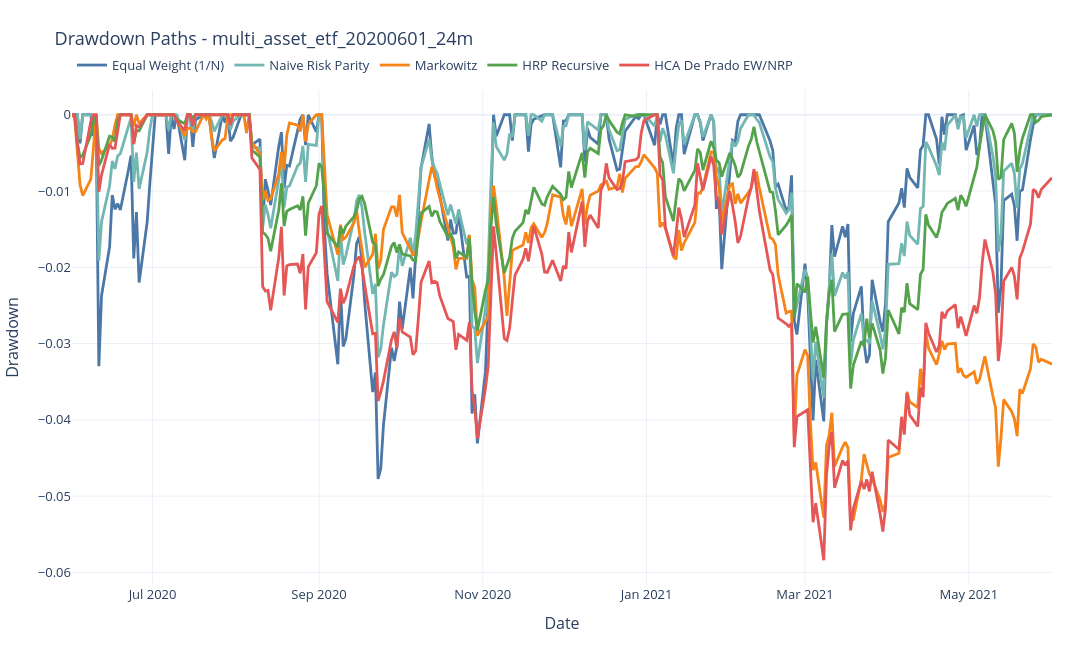

Notebook code cell kept with this figure:
### Markdown cell above
## Figure 2 - Drawdown Series

This figure answers: which methods crash harder, and which ones recover more smoothly after losses?

### Code cell
fig_dd = go.Figure()

for method in METHOD_ORDER:
    path = RUNS_DIR / RUN_ID / "backtests" / method / "drawdown_series.csv"
    if not path.exists():
        continue
    series = pd.read_csv(path, index_col=0)
    series.index = pd.to_datetime(series.index)
    fig_dd.add_trace(
        go.Scatter(
            x=series.index,
            y=series.iloc[:, 0],
            mode="lines",
            name=method_label(method),
            line=dict(color=PALETTE[method], width=2.8),
        )
    )

fig_dd.update_xaxes(title="Date")
fig_dd.update_yaxes(title="Drawdown")
apply_paper_layout(fig_dd, title=f"Drawdown Paths - {RUN_ID}")
save_figure(fig_dd, "figure_02_drawdown_series.html")
fig_dd

### Figure 1 — Plotly figure (JSON) as saved in the notebook; plotly's stock layout.template omitted (floating-point values rounded to 4 significant figures; data arrays with more than 128 entries replaced by an {"elided": "..."} marker saying what was removed)
{"data": [{"line": {"color": "#4C78A8", "width": 2.8}, "mode": "lines", "name": "Equal Weight (1/N)", "type": "scatter", "x": {"elided": "253 str values"}, "y": {"elided": "253 float values"}}, {"line": {"color": "#72B7B2", "width": 2.8}, "mode": "lines", "name": "Naive Risk Parity", "type": "scatter", "x": {"elided": "253 str values"}, "y": {"elided": "253 float values"}}, {"line": {"color": "#F58518", "width": 2.8}, "mode": "lines", "name": "Markowitz", "type": "scatter", "x": {"elided": "253 str values"}, "y": {"elided": "253 float values"}}, {"line": {"color": "#54A24B", "width": 2.8}, "mode": "lines", "name": "HRP Recursive", "type": "scatter", "x": {"elided": "253 str values"}, "y": {"elided": "253 float values"}}, {"line": {"color": "#E45756", "width": 2.8}, "mode": "lines", "name": "HCA De Prado EW/NRP", "type": "scatter", "x": {"elided": "253 str values"}, "y": {"elided": "253 float values"}}], "layout": {"font": {"size": 13}, "height": 650, "legend": {"orientation": "h", "x": 0, "xanchor": "left", "y": 1.02, "yanchor": "bottom"}, "margin": {"b": 65, "l": 70, "r": 40, "t": 90}, "paper_bgcolor": "white", "plot_bgcolor": "white", "title": {"text": "Drawdown Paths - multi_asset_etf_20200601_24m"}, "width": 1150, "xaxis": {"title": {"text": "Date"}}, "yaxis": {"title": {"text": "Drawdown"}}}}
